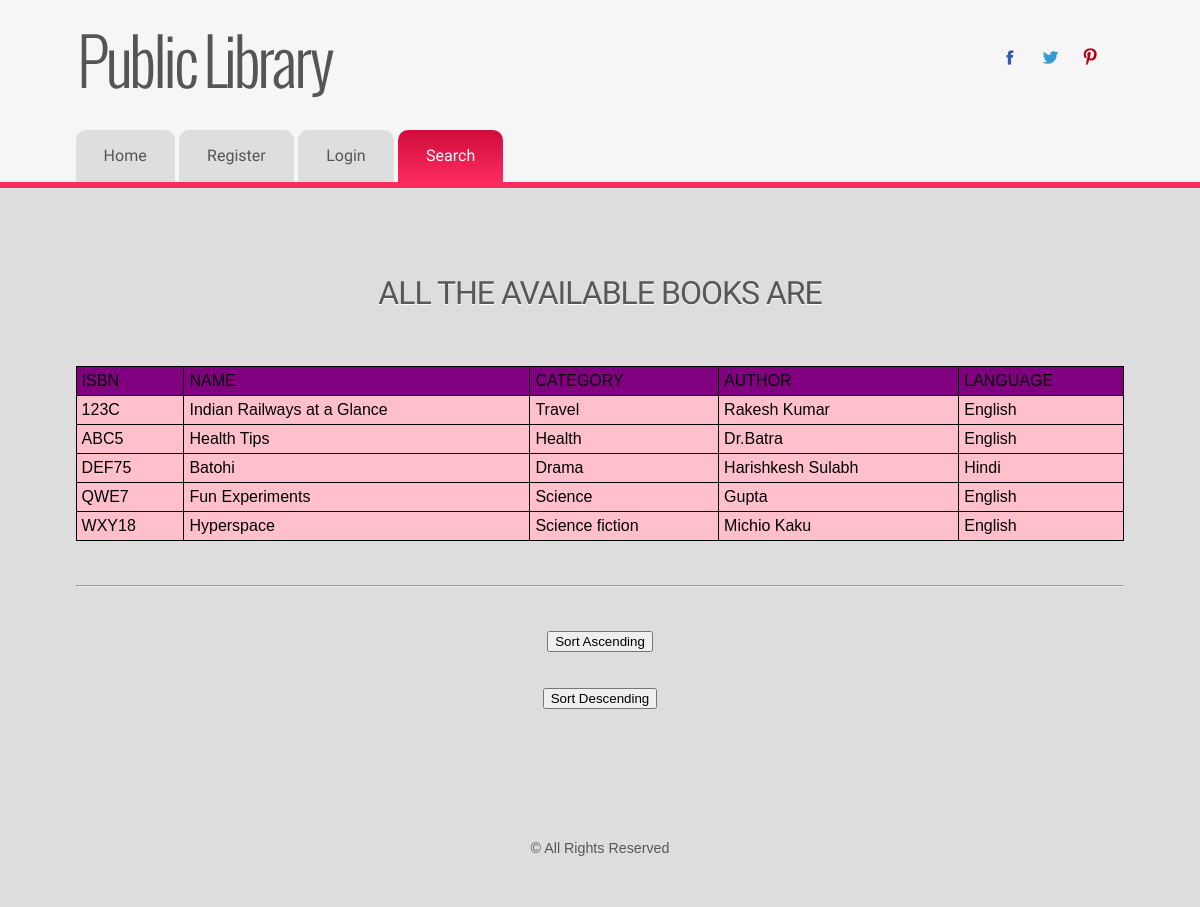
The app's page /all_search.php with its own data.
### tables this page shows
CREATE TABLE IF NOT EXISTS `books` (
  `book_isbn` varchar(10) NOT NULL,
  `book_name` text NOT NULL,
  `category` text NOT NULL,
  `author` text NOT NULL,
  `language` text,
  PRIMARY KEY (`book_isbn`)
);

### all_search.php (the view, shortened to what this page needs)
<?php
	include "header.php";
	?>
			    <li><a href='index.php'><span>Home</span></a></li>
				<li><a href='register.php'><span>Register</span></a></li>
				<li><a href='login.php'><span>Login</span></a></li>
			    <li class='active'><a href='search.php'><span>Search</span></a></li>
			 </ul>
	</div>
</div>
</div>
</div>
</div>
<div class="main_btm">
<div class="wrap">
	<div class="main">
		<div class="content">
			<br><br><h2 class="style" align="center">All the Available Books are </h2><br><br><br>
			<table style="width:100%" align="center" border="1" cellpadding="1" cellspacing="1">
		  <b><tr>
		  <th>ISBN</th>
		  <th>NAME</th>
		  <th>CATEGORY</th>
		  <th>AUTHOR</th>
		  <th>LANGUAGE</th>
		  </tr>
		  </b>
		  <?php
	$sql="SELECT * FROM books";
	$records=mysql_query($sql);
		  while($book=mysql_fetch_assoc($records)) {
			  echo "<tr>";
			  echo "<td>".$book['book_isbn']."</td>";
			  echo "<td>".$book['book_name']."</td>";
			  echo "<td>".$book['category']."</td>";
			  echo "<td>".$book['author']."</td>";
			  echo "<td>".$book['language']."</td>";
			  echo "</tr>";
		  }
		  ?>
		  </table>
		  <br><br> <hr> <br><br>
		  <form action="all_asc_sort.php" align="center">
		<input type = "submit" name="asc_sort" value="Sort Ascending" /><br><br><br>
		</form>
		  <form action="all_desc_sort.php" align="center">
		<input type = "submit" name="desc_sort" value="Sort Descending" /><br><br><br>
		</form>
  			<?php
	include "footer.php";
   ?>

### css/style.css (style rules this page uses)
html,body,div,span,applet,object,iframe,h1,h2,h3,h4,h5,h6,p,blockquote,pre,a,abbr,acronym,address,big,cite,code,del,dfn,em,img,ins,kbd,q,s,samp,small,strike,strong,sub,sup,tt,var,b,u,i,dl,dt,dd,ol,nav ul,nav li,fieldset,form,label,legend,table,caption,tbody,tfoot,thead,tr,th,td,article,aside,canvas,details,embed,figure,figcaption,footer,header,hgroup,menu,nav,output,ruby,section,summary,time,mark,audio,video { margin:0;padding:0;border:0;font-size:100%;font:inherit;vertical-align:baseline; }
table { border-collapse:collapse;border-spacing:0; }
a { text-decoration:none; }
body { background-color: #f6f6f6; font-family: Arial, Geneva,Helvetica, sans-serif; font-size: 100%; }
.wrap { margin:0 auto; width:80%; }
.cssmenu > ul > li { display:inline-block; position: relative; }
.cssmenu > ul > li.active a { color:#ffffff; background-color: #e1184a; background-image: -moz-linear-gradient(top, #cf0c3c, #fc2b5f); background-image: -webkit-gradient(linear, 0 0, 0 100%, from(#cf0c3c), to(#fc2b5f)); background-image: -webkit-linear-gradient(top, #cf0c3c, #fc2b5f); background-image: -o-linear-gradient(top, #cf0c3c, #fc2b5f); background-image: linear-gradient(to bottom, #cf0c3c, #fc2b5f); background-repeat: repeat-x; filter: progid:DXImageTransform.Microsoft.gradient(startColorstr='#ffcf0c3c', endColorstr='#fffc2b5f', GradientType=0); border-color: #fc2b5f #fc2b5f #d70338; border-color: rgba(0, 0, 0, 0.1) rgba(0, 0, 0, 0.1) rgba(0, 0, 0, 0.25); filter: progid:DXImageTransform.Microsoft.gradient(enabled = false); }
.cssmenu > ul > li > a { font-family: 'Quattrocento Sans', sans-serif; color: #ffffff; display: block; font-size: 16px; line-height: 1.8em; padding: 12px 28px; background: rgba(12, 12, 12, 0.1); color: #555555; border-top-left-radius: 10px; border-top-right-radius: 10px; -webkit-border-top-left-radius: 10px; -webkit-border-top-right-radius: 10px; -moz-border-top-left-radius: 10px; -moz-border-top-right-radius: 10px; -o-border-top-left-radius: 10px; -o-border-top-right-radius: 10px; }
.main { padding: 4%; }
.content h2 { letter-spacing: -1px; text-transform: uppercase; font-size: 2em; color: #575757; font-family: 'Quattrocento Sans', sans-serif; text-shadow: 0 1px 0 white; }
.main_btm { background: #dddddd; }
@media only screen and (max-width: 1280px) { .wrap { width:95%; } }

### css/table.css (style rules this page uses)
th { background-color: purple; }
tr { background-color: pink; }
th, td { padding: 5px; text-align: left; }
table, th, td { border: 1px solid black; border-collapse: collapse; }

### records on screen
books: book_isbn "123C", book_name "Indian Railways at a Glance", category "Travel", author "Rakesh Kumar", language "English"
books: book_isbn "ABC5", book_name "Health Tips", category "Health", author "Dr.Batra", language "English"
books: book_isbn "DEF75", book_name "Batohi", category "Drama", author "Harishkesh Sulabh", language "Hindi"
books: book_isbn "QWE7", book_name "Fun Experiments", category "Science", author "Gupta", language "English"
books: book_isbn "WXY18", book_name "Hyperspace", category "Science fiction", author "Michio Kaku", language "English"
